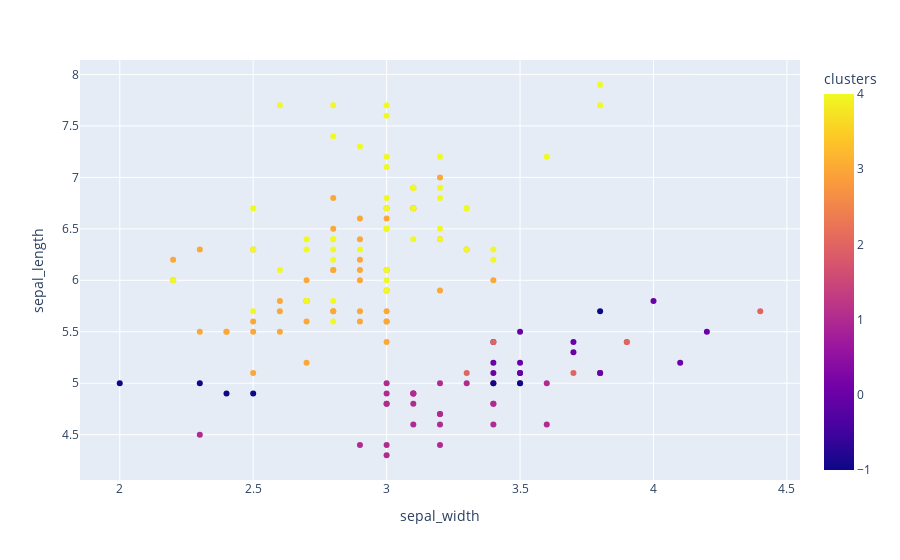

This figure's notebook cell:
### Code cell
# 5
df = read_dataset(Path('..', '..', 'iris.csv'))

model_data = cluster_iris_dataset_again()
df['clusters'] = model_data['clusters']

fig = px.scatter(df, x="sepal_width", y="sepal_length", color="clusters")

fig.show()

### Figure 1 — Plotly figure (JSON) as saved in the notebook; plotly's stock layout.template omitted (floating-point values rounded to 4 significant figures; data arrays with more than 128 entries replaced by an {"elided": "..."} marker saying what was removed)
{"data": [{"hovertemplate": "sepal_width=%{x}<br>sepal_length=%{y}<br>clusters=%{marker.color}<extra></extra>", "legendgroup": "", "marker": {"color": {"elided": "150 int values"}, "coloraxis": "coloraxis", "symbol": "circle"}, "mode": "markers", "name": "", "orientation": "v", "showlegend": false, "type": "scatter", "x": {"elided": "150 float values"}, "xaxis": "x", "y": {"elided": "150 float values"}, "yaxis": "y"}], "layout": {"coloraxis": {"colorbar": {"title": {"text": "clusters"}}, "colorscale": [[0, "#0d0887"], [0.1111, "#46039f"], [0.2222, "#7201a8"], [0.3333, "#9c179e"], [0.4444, "#bd3786"], [0.5556, "#d8576b"], [0.6667, "#ed7953"], [0.7778, "#fb9f3a"], [0.8889, "#fdca26"], [1, "#f0f921"]]}, "legend": {"tracegroupgap": 0}, "margin": {"t": 60}, "xaxis": {"anchor": "y", "domain": [0, 1], "title": {"text": "sepal_width"}}, "yaxis": {"anchor": "x", "domain": [0, 1], "title": {"text": "sepal_length"}}}}
